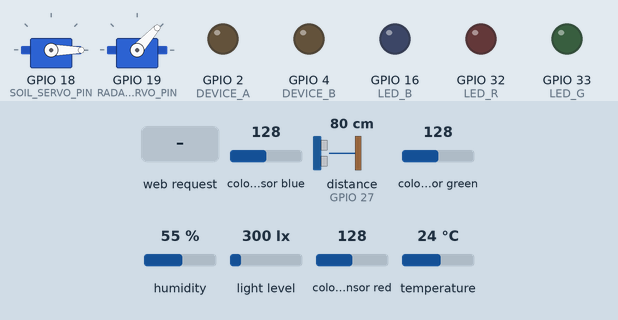
Recording of a sketch running on a simulated ESP32. Shown: 2 × servo, output pins drawn as LEDs (lit = HIGH). Wiring (inferred from the names in the program): ultrasonic range finder: trigger GPIO 26; echo GPIO 27; TCS3200 colour sensor: output GPIO 17; S2 GPIO 13; S3 GPIO 15; S0 GPIO 14; S1 GPIO 12. Inputs (shaded band) come from the test bench; at power-on: distance to the obstacle (sensor on GPIO 27) 80 cm, light level 300 lx, colour sensor blue 128, colour sensor green 128, humidity 55 %, colour sensor red 128, temperature 24 °C. The echo pulse lasts 58.3 µs per cm; pins used as bus, display or sensor lines are not drawn.

Above: at 1.23 s.
1.3 s: distance to the obstacle (sensor on GPIO 27) set to 2 cm
At 1.59 s:
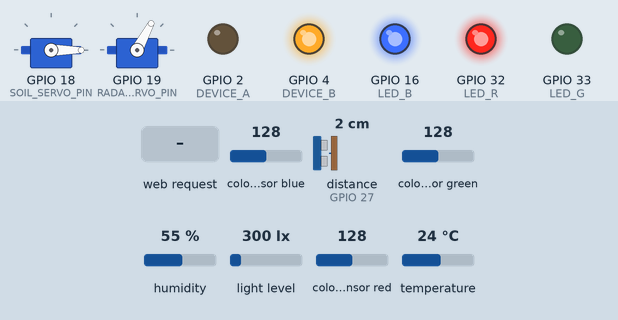
4.8 s: light level set to 104 lx
8.8 s: light level set to 89 lx
At 8.96 s:
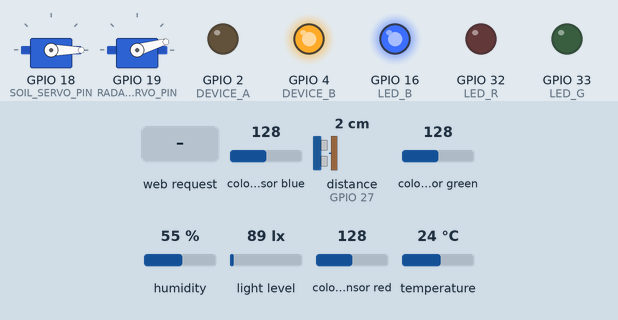
12.3 s: HTTP request GET /deploy received
At 13.1 s:
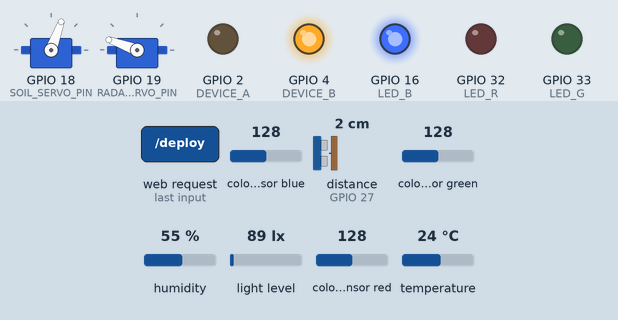
15.8 s: distance to the obstacle (sensor on GPIO 27) set to 28 cm
19.3 s: distance to the obstacle (sensor on GPIO 27) set to 33 cm
At 19.51 s:
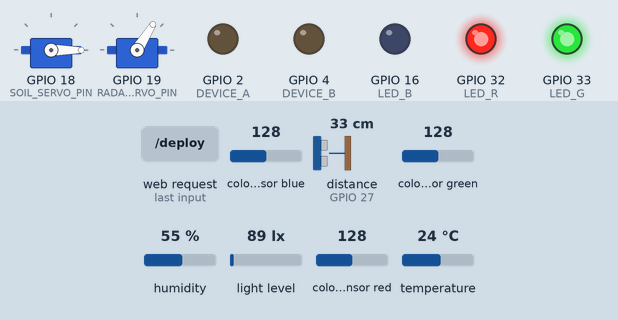
Timing chart, 0 to 27.5 s (numbered marks = the images above; inputs shaded):
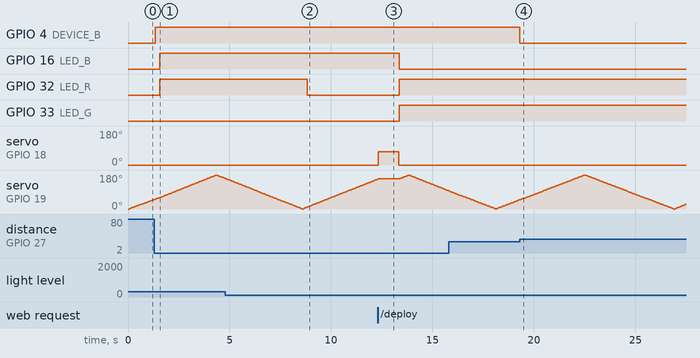

Measured:
- the behaviour switches between 100 and 99 lx on light level (found by bisection; images 1 and 2)
- the behaviour switches between 30 and 31 cm on distance to the obstacle (sensor on GPIO 27) (found by bisection; images 3 and 4)
- after the input at 1.3 s, GPIO 4 (DEVICE_B): LOW → HIGH at once
- after the input at 8.8 s, GPIO 32 (LED_R): HIGH → LOW at once
- after the input at 12.3 s, GPIO 16 (LED_B): HIGH → LOW after 1.1 s; GPIO 32 (LED_R), GPIO 33 (LED_G): LOW → HIGH after 1.1 s; servo on GPIO 18 (SOIL_SERVO_PIN): 0° → 70° at once, → 0° 1.0 s later
- after the input at 19.3 s, GPIO 4 (DEVICE_B): HIGH → LOW at once

The sketch:

sketch_dec19a.ino
```cpp
#include <WiFi.h>
#include <WebServer.h>
#include <ESP32Servo.h>
#include <DHT.h>
#include <Wire.h>
#include <BH1750.h>

// ================= WIFI =================
const char* ssid = "AutoFarming-GreenPulse";
const char* password = "dexAlpha";

// ================= PINS =================
#define DEVICE_A 2
#define DEVICE_B 4

#define SOIL_SERVO_PIN 18
#define RADAR_SERVO_PIN 19

#define MOISTURE_PIN 34
#define TRIG_PIN 26
#define ECHO_PIN 27

#define DHTPIN 25
#define DHTTYPE DHT11

// RGB LED (COMMON ANODE)
#define LED_R 32
#define LED_G 33
#define LED_B 16

// TCS3200
#define TCS_S0 14
#define TCS_S1 12
#define TCS_S2 13
#define TCS_S3 15
#define TCS_OUT 17

// ================= OBJECTS =================
WebServer server(80);
Servo soilServo, radarServo;
DHT dht(DHTPIN, DHTTYPE);
BH1750 lightMeter;

// ================= VARIABLES =================
int moisture = 0;
float temperature = 0, humidity = 0, lux = 0;
int radarAngle = 0, radarDir = 1, radarDistance = 0;
unsigned long lastDHT = 0;

String timeOfDay = "Unknown";
String leafColor = "Unknown";
String plantNeeds = "Normal";

int redVal = 0, greenVal = 0, blueVal = 0;

// Moisture servo control
bool deployMoisture = false;
bool moistureDone = false;

// ================= RGB CONTROL =================
void setRGB(int r, int g, int b) {
  digitalWrite(LED_R, r > 0 ? LOW : HIGH);
  digitalWrite(LED_G, g > 0 ? LOW : HIGH);
  digitalWrite(LED_B, b > 0 ? LOW : HIGH);
}

// ================= ULTRASONIC =================
int getDistance() {
  digitalWrite(TRIG_PIN, LOW);
  delayMicroseconds(2);
  digitalWrite(TRIG_PIN, HIGH);
  delayMicroseconds(10);
  digitalWrite(TRIG_PIN, LOW);
  long d = pulseIn(ECHO_PIN, HIGH, 30000);
  return d == 0 ? 0 : d * 0.034 / 2;
}

// ================= COLOR SENSOR =================
int readColor(bool s2, bool s3) {
  digitalWrite(TCS_S2, s2);
  digitalWrite(TCS_S3, s3);
  delay(5);
  return pulseIn(TCS_OUT, LOW);
}

void detectLeafColor() {
  redVal   = readColor(LOW, LOW);
  greenVal = readColor(HIGH, HIGH);
  blueVal  = readColor(LOW, HIGH);

  if (greenVal < redVal && greenVal < blueVal)
    leafColor = "Green";
  else if (redVal < greenVal && redVal < blueVal)
    leafColor = "Yellowing";
  else
    leafColor = "Pale";
}

// ================= TIME LOGIC =================
void calculateTime() {
  if (lux < 50) timeOfDay = "Night";
  else if (lux < 300) timeOfDay = "Morning/Evening";
  else timeOfDay = "Day";
}

// ================= PLANT LOGIC =================
void evaluatePlant() {
  plantNeeds = "";

  bool needWater = moisture > 1800;
  bool needLight = lux < 100;
  bool needShadow = lux > 25000;

  if (needWater) plantNeeds += "Water, ";
  if (needLight) plantNeeds += "Light, ";
  if (needShadow) plantNeeds += "Shadow, ";
  if (temperature < 15) plantNeeds += "Warmth, ";
  if (temperature > 35) plantNeeds += "Cooling, ";
  if (leafColor == "Yellowing") plantNeeds += "Nutrition, ";

  if (plantNeeds.length() == 0) {
    plantNeeds = "Normal";
    setRGB(0, 255, 0);
  } else {
    plantNeeds.remove(plantNeeds.length() - 2);

    if (needWater) setRGB(0, 0, 255);
    else if (needLight) setRGB(255, 255, 0);
    else if (needShadow) setRGB(255, 0, 255);
  }
}

// ================= HTML =================
String htmlPage() {
  return R"rawliteral(
<!DOCTYPE html>
<html>
<head>
<meta name="viewport" content="width=device-width, initial-scale=1">
<style>
body{background:black;color:#22c55e;font-family:monospace;text-align:center}
.box{border:1px solid #22c55e;padding:10px;margin:10px}
button{padding:10px;background:#22c55e;color:black;border:none;font-size:16px}
canvas{background:black}
</style>
</head>
<body>

<h2>AutoFarming-GreenPulse</h2>

<div class="box">
<b>Status</b><br>
Time acc. to Light: <span id="time"></span><br>
Temparature: <span id="t"></span>°C<br>
Environment Humidity: <span id="h"></span> %<br>
Soil Moisture: <span id="s"></span><br>
Light Intensity: <span id="l"></span> lux<br>
Leaf Colour: <span id="leaf"></span>
</div>

<div class="box">
<button onclick="fetch('/deploy')">Deploy Moisture Sensor</button>
</div>

<div class="box">
<b>Radar</b><br>
<canvas id="radar" width="300" height="150"></canvas><br>
Distance: <span id="d"></span> cm
</div>

<div class="box">
<b>Plant Needs</b><br>
<span id="need"></span>
</div>

<script>
const c=document.getElementById("radar");
const ctx=c.getContext("2d");

setInterval(()=>{
 fetch("/data").then(r=>r.json()).then(j=>{
  time.innerText=j.time;
  t.innerText=j.t;
  h.innerText=j.h;
  s.innerText=j.s;
  l.innerText=j.l;
  leaf.innerText=j.leaf;
  need.innerText=j.need;
  d.innerText=j.d;

  ctx.clearRect(0,0,300,150);
  ctx.strokeStyle="#22c55e";
  ctx.beginPath();
  ctx.arc(150,150,140,Math.PI,0);
  ctx.stroke();

  if(j.d>0){
    let x=150+j.d*Math.cos(j.a*Math.PI/180);
    let y=150-j.d*Math.sin(j.a*Math.PI/180);
    ctx.fillStyle="red";
    ctx.beginPath();
    ctx.arc(x,y,4,0,6.28);
    ctx.fill();
  }
 });
},400);
</script>
</body>
</html>
)rawliteral";
}

// ================= SETUP =================
void setup() {
  Serial.begin(115200);

  pinMode(DEVICE_A, OUTPUT);
  pinMode(DEVICE_B, OUTPUT);

  pinMode(TRIG_PIN, OUTPUT);
  pinMode(ECHO_PIN, INPUT);

  pinMode(LED_R, OUTPUT);
  pinMode(LED_G, OUTPUT);
  pinMode(LED_B, OUTPUT);

  pinMode(TCS_S0, OUTPUT);
  pinMode(TCS_S1, OUTPUT);
  pinMode(TCS_S2, OUTPUT);
  pinMode(TCS_S3, OUTPUT);
  pinMode(TCS_OUT, INPUT);

  digitalWrite(TCS_S0, HIGH);
  digitalWrite(TCS_S1, LOW);

  soilServo.attach(SOIL_SERVO_PIN);
  radarServo.attach(RADAR_SERVO_PIN);
  soilServo.write(0);   // Retracted position

  dht.begin();
  Wire.begin(21,22);
  lightMeter.begin();

  WiFi.softAP(ssid, password);

  server.on("/", [](){ server.send(200,"text/html",htmlPage()); });

  server.on("/deploy", [](){
    deployMoisture = true;
    moistureDone = false;
    server.send(200,"text/plain","OK");
  });

  server.on("/data", [](){
    String leafInfo = leafColor + " (R:" + redVal + " G:" + greenVal + " B:" + blueVal + ")";
    String j="{\"time\":\""+timeOfDay+"\",\"t\":"+String(temperature)+",\"h\":"+String(humidity)+
             ",\"s\":"+String(moisture)+",\"l\":"+String(lux)+
             ",\"leaf\":\""+leafInfo+"\",\"need\":\""+plantNeeds+
             "\",\"a\":"+String(radarAngle)+",\"d\":"+String(radarDistance)+"}";
    server.send(200,"application/json",j);
  });

  server.begin();
}

// ================= LOOP =================
void loop() {
  server.handleClient();

  // Radar
  radarServo.write(radarAngle);
  radarDistance = getDistance();
  digitalWrite(DEVICE_B, (radarDistance > 0 && radarDistance < 30) ? HIGH : LOW);

  radarAngle += radarDir * 2;
  if (radarAngle >= 180 || radarAngle <= 0) radarDir *= -1;

  // Moisture servo logic (ONLY on button press)
  if (deployMoisture && !moistureDone) {
    soilServo.write(70);      // Deploy
    delay(800);
    moisture = analogRead(MOISTURE_PIN);
    delay(200);
    soilServo.write(0);       // Retract
    moistureDone = true;
    deployMoisture = false;
  }

  lux = lightMeter.readLightLevel();
  detectLeafColor();
  calculateTime();

  if (millis() - lastDHT > 1500) {
    temperature = dht.readTemperature();
    humidity = dht.readHumidity();
    lastDHT = millis();
  }

  evaluatePlant();
  delay(30);
}
```
